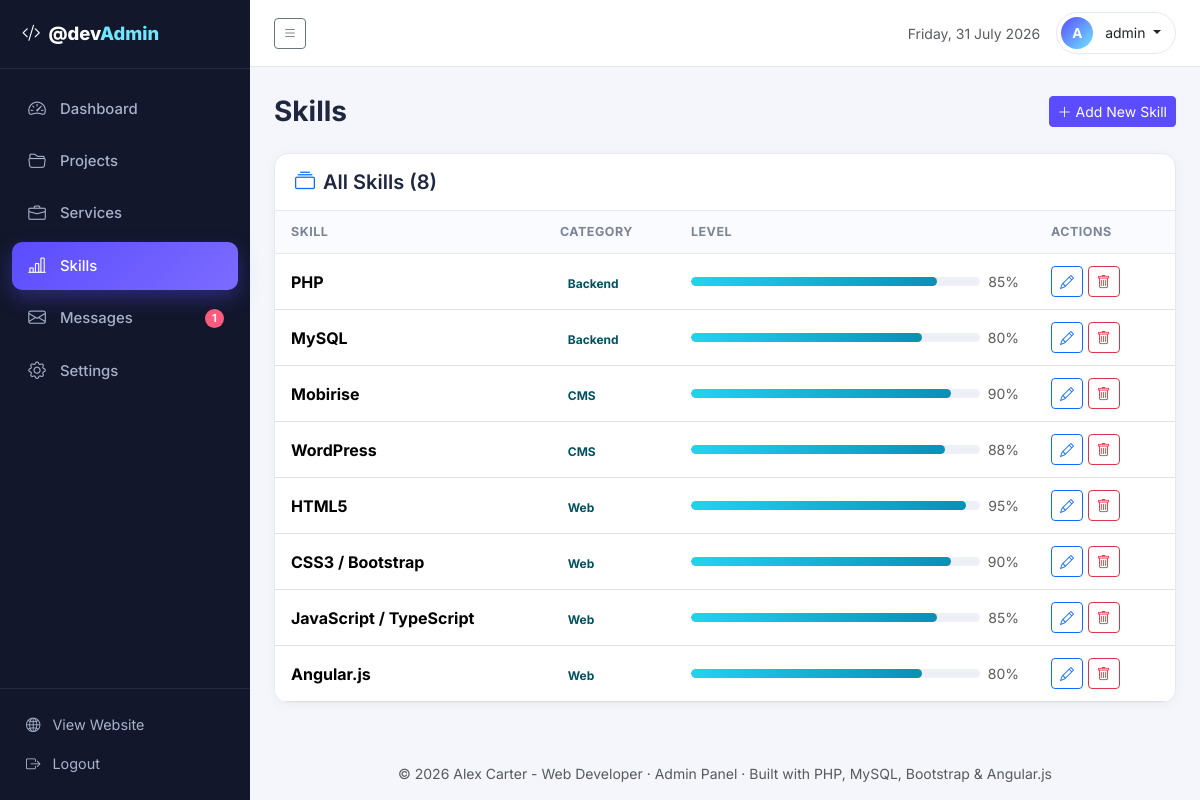
/admin/skills.php (signed in), run on the app's committed database.
### tables this page shows
CREATE TABLE skills (
  id INT AUTO_INCREMENT PRIMARY KEY,
  name VARCHAR(100) NOT NULL,
  percent INT NOT NULL DEFAULT 80,
  category VARCHAR(60) NOT NULL DEFAULT 'Web'
);

### includes/config.php (called while the page is built, shortened)
<?php
function db(): mysqli
{
    static $conn = null;
    if ($conn === null) {
        try {
            $conn = new mysqli(DB_HOST, DB_USER, DB_PASS, DB_NAME);
            $conn->set_charset('utf8mb4');
        } catch (mysqli_sql_exception $e) {
            http_response_code(500);
            die('Database connection failed. Please import database.sql first. Error: ' . htmlspecialchars($e->getMessage()));
        }
    }
    return $conn;
}

### includes/functions.php (called while the page is built, shortened)
<?php
function e(?string $value): string
{
    return htmlspecialchars((string)$value, ENT_QUOTES, 'UTF-8');
}
function fetch_all(string $sql, string $types = '', array $params = []): array
{
    $stmt = db()->prepare($sql);
    if ($params) {
        $stmt->bind_param($types, ...$params);
    }
    $stmt->execute();
    return $stmt->get_result()->fetch_all(MYSQLI_ASSOC);
}
function fetch_one(string $sql, string $types = '', array $params = []): ?array
{
    $rows = fetch_all($sql, $types, $params);
    return $rows[0] ?? null;
}

### admin/includes/auth.php (called while the page is built, shortened)
<?php
require_once __DIR__ . '/../../includes/config.php';
require_once __DIR__ . '/../../includes/functions.php';
function current_admin(): ?array
{
    return fetch_one('SELECT id, username, email FROM admin_users WHERE id = ?', 'i', [(int)$_SESSION['admin_id']]);
}

### admin/skills.php (the view, shortened to what this page needs)
<?php
require_once __DIR__ . '/includes/header.php';
$editing = null;
$skills = fetch_all('SELECT * FROM skills ORDER BY category ASC, percent DESC');
?>
<div class="d-flex justify-content-between align-items-center flex-wrap gap-2 mb-4">
  <h1 class="h3 fw-bold mb-0">Skills</h1>
  <button class="btn btn-primary btn-sm" data-bs-toggle="collapse" data-bs-target="#skillForm" aria-expanded="<?php echo $editing ? 'true' : 'false'; ?>">
    <i class="bi bi-plus-lg me-1"></i><?php echo $editing ? 'Edit Skill' : 'Add New Skill'; ?>
  </button>
</div>
<div class="panel">
  <div class="panel-head"><h5 class="mb-0 fw-semibold"><i class="bi bi-collection me-2 text-primary"></i>All Skills (<?php echo count($skills); ?>)</h5></div>
  <div class="panel-body p-0">
    <div class="table-responsive">
      <table class="table table-hover align-middle mb-0 admin-table">
        <thead>
          <tr><th>Skill</th><th>Category</th><th style="width:40%">Level</th><th style="width:140px">Actions</th></tr>
        </thead>
        <tbody>
          <?php foreach ($skills as $s): ?>
            <tr>
              <td><strong><?php echo e($s['name']); ?></strong></td>
              <td><span class="badge text-bg-info-subtle text-info-emphasis"><?php echo e($s['category']); ?></span></td>
              <td>
                <div class="d-flex align-items-center gap-2">
                  <div class="chart-track flex-grow-1">
                    <div class="chart-fill skill-fill" style="width:<?php echo (int)$s['percent']; ?>%"></div>
                  </div>
                  <small class="text-muted"><?php echo (int)$s['percent']; ?>%</small>
                </div>
              </td>
              <td>
                <a href="skills.php?edit=<?php echo $s['id']; ?>" class="btn btn-sm btn-outline-primary" title="Edit"><i class="bi bi-pencil"></i></a>
                <form method="post" class="d-inline" onsubmit="return confirm('Delete this skill?');">
                  <button type="submit" class="btn btn-sm btn-outline-danger" title="Delete"><i class="bi bi-trash"></i></button>
                </form>
              </td>
            </tr>
          <?php endforeach; ?>
        </tbody>
      </table>
    </div>
  </div>
</div>
<?php require_once __DIR__ . '/includes/footer.php'; ?>

### admin/includes/header.php (shortened to what this page needs)
<?php
require_once __DIR__ . '/auth.php';
$adminUser = current_admin();
$activePage = basename($_SERVER['PHP_SELF']);
?>
<!DOCTYPE html>
<html lang="en">
<head>
  <link href="https://cdn.jsdelivr.net/npm/bootstrap@5.3.3/dist/css/bootstrap.min.css" rel="stylesheet">
  <link rel="stylesheet" href="https://cdn.jsdelivr.net/npm/bootstrap-icons@1.11.3/font/bootstrap-icons.min.css">
  <link rel="stylesheet" href="assets/css/admin.css">
</head>
<body>
<div class="admin-wrapper">
  <aside class="sidebar" id="sidebar">
    <div class="sidebar-brand">
      <a href="dashboard.php" class="text-white text-decoration-none"><i class="bi bi-code-slash me-2"></i>&#64;dev<span class="brand-accent">Admin</span></a>
    </div>
    <nav class="sidebar-nav">
      <a href="dashboard.php" class="<?php echo $activePage === 'dashboard.php' ? 'active' : ''; ?>"><i class="bi bi-speedometer2"></i> Dashboard</a>
      <a href="projects.php" class="<?php echo $activePage === 'projects.php' ? 'active' : ''; ?>"><i class="bi bi-folder2-open"></i> Projects</a>
      <a href="services.php" class="<?php echo $activePage === 'services.php' ? 'active' : ''; ?>"><i class="bi bi-briefcase"></i> Services</a>
      <a href="skills.php" class="<?php echo $activePage === 'skills.php' ? 'active' : ''; ?>"><i class="bi bi-bar-chart-line"></i> Skills</a>
      <a href="messages.php" class="<?php echo $activePage === 'messages.php' ? 'active' : ''; ?>">
        <i class="bi bi-envelope"></i> Messages
        <?php $unread = (int)(db()->query('SELECT COUNT(*) c FROM messages WHERE is_read = 0')->fetch_assoc()['c'] ?? 0); ?>
        <?php if ($unread > 0): ?><span class="badge badge-unread"><?php echo $unread; ?></span><?php endif; ?>
      </a>
      <a href="settings.php" class="<?php echo $activePage === 'settings.php' ? 'active' : ''; ?>"><i class="bi bi-gear"></i> Settings</a>
    </nav>
    <div class="sidebar-footer">
      <a href="../index.php" target="_blank"><i class="bi bi-globe2"></i> View Website</a>
      <a href="logout.php"><i class="bi bi-box-arrow-right"></i> Logout</a>
    </div>
  </aside>
  <div class="main-area">
    <header class="topbar">
      <button class="btn btn-sm btn-outline-secondary sidebar-toggle" id="sidebarToggle" aria-label="Toggle sidebar"><i class="bi bi-list"></i></button>
      <div class="ms-auto d-flex align-items-center gap-3">
        <span class="topbar-date small text-muted d-none d-md-inline"><?php echo date('l, d F Y'); ?></span>
        <div class="dropdown">
          <button class="btn btn-sm dropdown-toggle admin-avatar-btn" data-bs-toggle="dropdown" aria-expanded="false">
            <span class="admin-avatar"><?php echo strtoupper(substr($adminUser['username'] ?? 'A', 0, 1)); ?></span>
            <span class="d-none d-md-inline"><?php echo e($adminUser['username'] ?? 'Admin'); ?></span>
          </button>
        </div>
      </div>
    </header>
    <main class="content">

### admin/assets/css/admin.css (style rules this page uses)
:root { --admin-bg: #f4f6fb; --admin-sidebar: #12172b; --admin-sidebar-hover: #1c2340; --admin-primary: #5b4cff; --admin-text: #1f2740; --admin-border: #e6e9f2; }
* { font-family: 'Inter', sans-serif; }
body { background: var(--admin-bg); color: var(--admin-text); }
.admin-wrapper { display: flex; min-height: 100vh; }
.sidebar { width: 250px; min-height: 100vh; background: var(--admin-sidebar); display: flex; flex-direction: column; position: fixed; top: 0; bottom: 0; left: 0; z-index: 1040; transition: margin-left .25s ease; }
.sidebar-brand { padding: 20px 22px; font-weight: 800; font-size: 1.15rem; border-bottom: 1px solid rgba(255, 255, 255, .08); }
.brand-accent { color: #6ee7ff; }
.sidebar-nav { flex: 1; padding: 16px 12px; }
.sidebar-nav a { display: flex; align-items: center; gap: 12px; color: #a9b1cc; text-decoration: none; padding: 11px 14px; border-radius: 10px; margin-bottom: 4px; font-weight: 500; font-size: .93rem; transition: all .2s ease; }
.sidebar-nav a i { font-size: 1.1rem; width: 22px; text-align: center; }
.sidebar-nav a.active { background: linear-gradient(135deg, var(--admin-primary), #7c6cff); color: #fff; box-shadow: 0 8px 20px rgba(91, 76, 255, .35); }
.badge-unread { margin-left: auto; background: #ff5b7f; color: #fff; border-radius: 20px; font-weight: 700; }
.sidebar-footer { padding: 16px 12px; border-top: 1px solid rgba(255, 255, 255, .08); }
.sidebar-footer a { display: flex; align-items: center; gap: 12px; color: #a9b1cc; text-decoration: none; padding: 9px 14px; border-radius: 10px; font-size: .9rem; }
.main-area { flex: 1; margin-left: 250px; display: flex; flex-direction: column; min-height: 100vh; transition: margin-left .25s ease; }
.topbar { background: #fff; border-bottom: 1px solid var(--admin-border); padding: 12px 24px; display: flex; align-items: center; position: sticky; top: 0; z-index: 1030; }
.admin-avatar-btn { border: 1px solid var(--admin-border); border-radius: 30px; padding: 4px 14px 4px 4px; }
.admin-avatar { display: inline-flex; align-items: center; justify-content: center; width: 32px; height: 32px; border-radius: 50%; background: linear-gradient(135deg, var(--admin-primary), #6ee7ff); color: #fff; font-weight: 700; margin-right: 8px; font-size: .85rem; }
.content { flex: 1; padding: 28px 24px; }
.panel { background: #fff; border: 1px solid var(--admin-border); border-radius: 14px; box-shadow: 0 2px 12px rgba(23, 32, 70, .04); overflow: hidden; }
.panel-head { padding: 16px 20px; border-bottom: 1px solid var(--admin-border); }
.panel-body { padding: 20px; }
.chart-track { height: 9px; background: #eef0f7; border-radius: 20px; overflow: hidden; }
.chart-fill { height: 100%; width: 0; border-radius: 20px; background: linear-gradient(90deg, var(--admin-primary), #7c6cff); transition: width 1s ease; }
.skill-fill { background: linear-gradient(90deg, #22d3ee, #0891b2); }
.admin-table thead th { font-size: .78rem; text-transform: uppercase; letter-spacing: .5px; color: #7c8498; background: #fafbfe; font-weight: 700; border-bottom: 1px solid var(--admin-border); padding: 12px 16px; }
.admin-table tbody td { padding: 12px 16px; vertical-align: middle; }
.btn-primary { background: var(--admin-primary); border-color: var(--admin-primary); }

### data on the page
skills: name "PHP", category "Backend", percent "85"
skills: name "MySQL", category "Backend", percent "80"
skills: name "Mobirise", category "CMS", percent "90"
skills: name "WordPress", category "CMS", percent "88"
skills: name "HTML5", category "Web", percent "95"
skills: name "CSS3 / Bootstrap", category "Web", percent "90"
skills: name "JavaScript / TypeScript", category "Web", percent "85"
skills: name "Angular.js", category "Web", percent "80"

### other printed values
$unread "1"
substr($adminUser['username'] ?? 'A', 0, 1) "A"
$adminUser['username'] "admin"
count($skills) "8"
get_setting('site_title', 'Portfolio') "Alex Carter - Web Developer"
